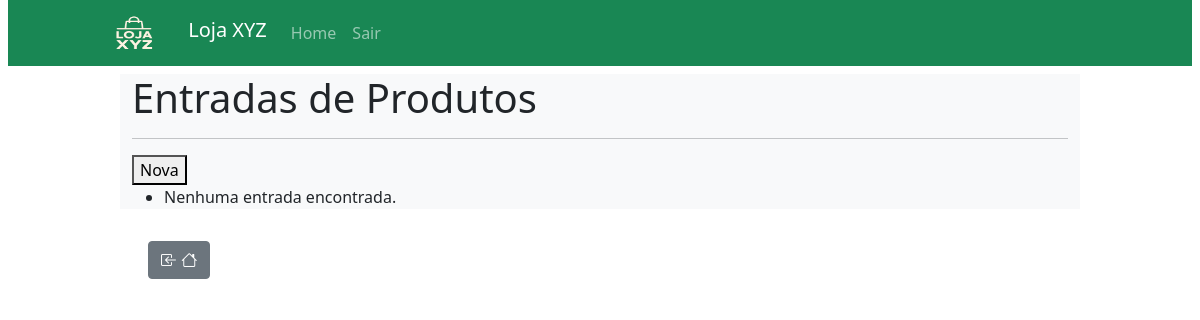
/entradas (signed in), run on an earlier commit of the app's database.
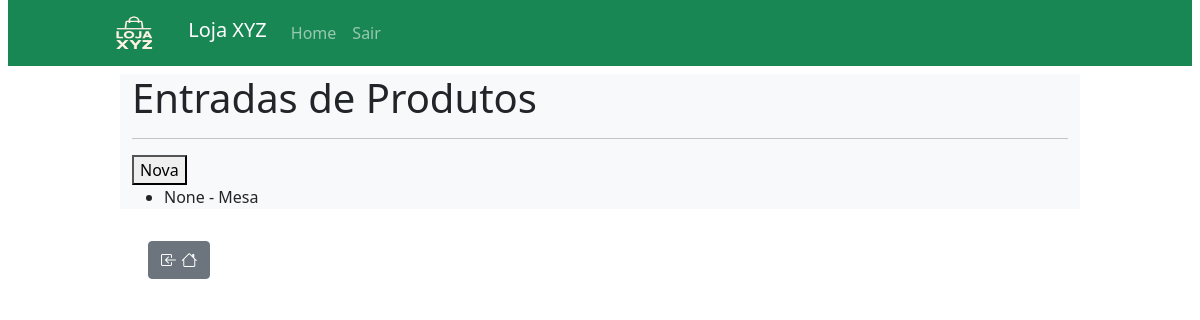
And on a later commit of the database.
### estoque_app/models.py (models this page shows, shortened)
class EntradaProduto(models.Model):
    fornecedor = models.ForeignKey(Fornecedor, on_delete=models.CASCADE, related_name='entradas')
    produto = models.ForeignKey(Produto, on_delete=models.CASCADE, related_name='entrada')
    quantidade = models.IntegerField()
    data_entrada = models.DateTimeField(auto_now_add=True)

class Produto(models.Model):
    nome = models.CharField(max_length=100)
    descricao = models.TextField(blank=True, null=True)
    quantidade_estoque = models.IntegerField()
    categoria = models.ForeignKey(Categoria, on_delete=models.CASCADE, related_name='produtos')

### estoque_app/views.py (the view)
# urls.py: path('entradas', views.entrada, name = 'entrada'),
@login_required
def entrada(request):
    entradas = EntradaProduto.objects.all().order_by('data_entrada')
    contexto = {'entradas': entradas}
    return render(request,'entrada/entradas.html', contexto)

### estoque_app/templates/entrada/entradas.html (shortened to what this page needs)
{% extends 'base.html' %}
{% block conteudo %}
<h1>Entradas de Produtos</h1>
<hr>
<a href="{% url 'nova_entrada' %}"><button>Nova</button></a>
<div class="entradas-lista">
    <ul>
        {% for entrada in entradas %}
        <li>{{ entrada.data_entrada }} - {{ entrada.produto.nome}}</li>
        {% empty %}
        <li>Nenhuma entrada encontrada.</li>
        {% endfor %}
    </ul>
</div>
{% endblock %}

What changed in the data, as far as the page shows it:
added EntradaProduto: data_entrada "None", produto.nome "Mesa"
Also different on the page:
text no longer shown: "Nenhuma entrada encontrada."
